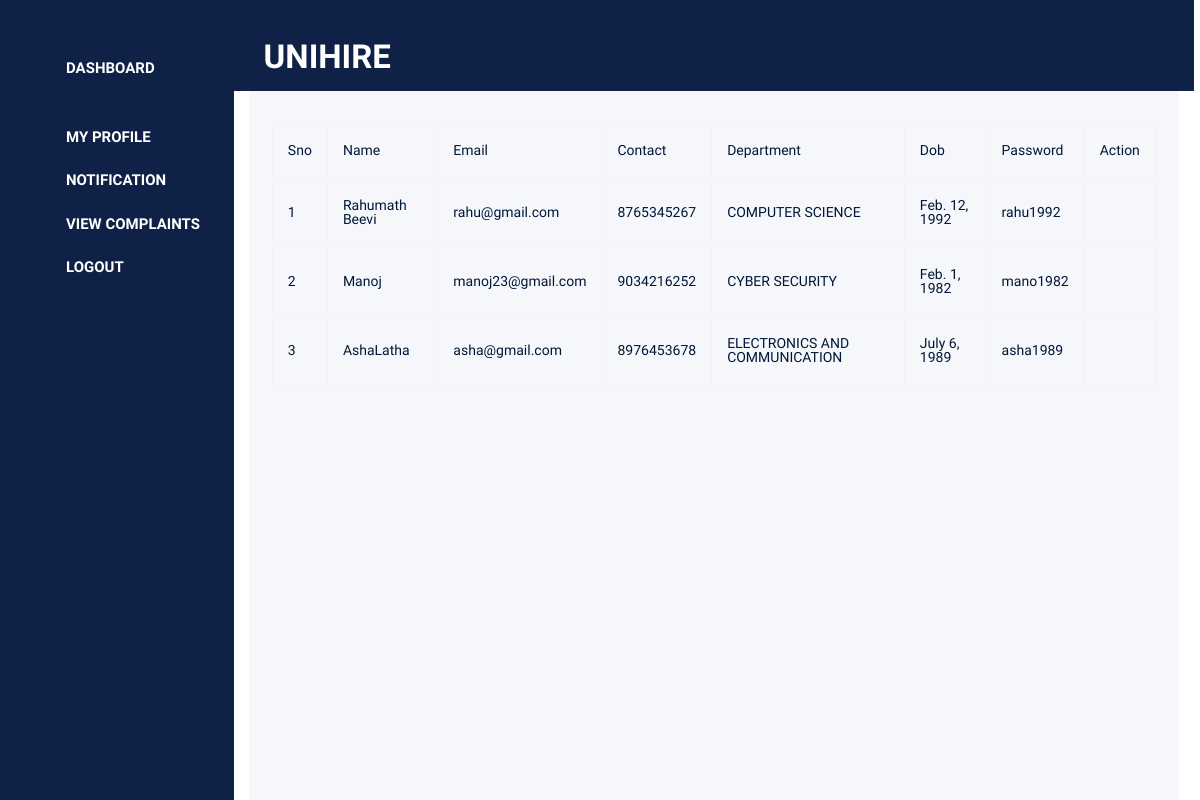
The page /Administrator/hodlist/ on the database its author committed.
### Administrator/models.py (models this page shows)
class tbl_hod(models.Model):
    hod_name=models.CharField(max_length=50)
    hod_email=models.CharField(max_length=50)
    hod_contact=models.CharField(max_length=50)
    department=models.ForeignKey(tbl_department,on_delete=models.CASCADE)
    hod_dob=models.DateField(null=True)
    hod_password=models.CharField(max_length=50)

class tbl_department(models.Model):
    department_name=models.CharField(max_length=50)

### Administrator/views.py (the view)
# urls.py: path('hodlist/',views.hodlist,name="hodlist"),
def hodlist(request):
    data=tbl_hod.objects.all()
    return render(request,'Administrator/HodList.html',{'data':data})

### Administrator/Templates/Administrator/HodList.html (shortened to what this page needs)
{% extends 'Administrator/Header.html' %}
{% block content %}
<!DOCTYPE html>
<html lang="en">
<head>
</head>
<body>
    <form method="post">
        <table class="table table-bordered table-hover " >
            <tr>
                <td>Sno</td>
                <td> Name</td>
                <td> Email</td>
                <td> Contact</td>
                <td> Department</td>
                <td> Dob</td>
                <td> Password</td>
                <td>Action</td>
             </tr>
             {% for i in data %}
             <tr>
                <td>{{forloop.counter}}</td>
                <td>{{i.hod_name}}</td>
                <td>{{i.hod_email}}</td>
                <td>{{i.hod_contact}}</td>
                <td>{{i.department.department_name}}</td>
                <td>{{i.hod_dob}}</td>
                <td>{{i.hod_password}}</td>
                <td></td>
             </tr>
            {% endfor %}
            </table>
</body>
</html>
{% endblock %}

### rows shown on the page
tbl_hod: hod_name "Rahumath Beevi", hod_email "rahu@gmail.com", hod_contact "8765345267", department.department_name "COMPUTER SCIENCE", hod_dob "Feb. 12, 1992", hod_password "rahu1992"
tbl_hod: hod_name "Manoj", hod_email "manoj23@gmail.com", hod_contact "9034216252", department.department_name "CYBER SECURITY", hod_dob "Feb. 1, 1982", hod_password "mano1982"
tbl_hod: hod_name "AshaLatha", hod_email "asha@gmail.com", hod_contact "8976453678", department.department_name "ELECTRONICS AND COMMUNICATION", hod_dob "July 6, 1989", hod_password "asha1989"
